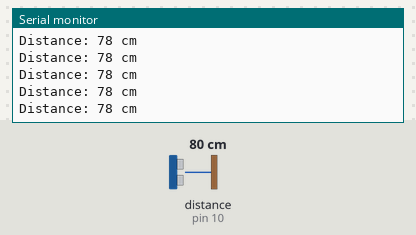
The sketch below on a simulated Arduino Uno, built with avr-gcc and run on an emulated ATmega328P. On the bench: the last lines printed to the serial monitor. Wiring (from diagram.json): ultrasonic range finder: trigger pin 9; echo pin 10. Inputs (shaded band) come from the test bench; at power-on: distance to the obstacle (sensor on pin 10) 80 cm. The echo pulse lasts 58.3 µs per cm.

Above: at 1.2 s.
1.3 s: distance to the obstacle (sensor on pin 10) set to 2 cm
At 1.38 s:
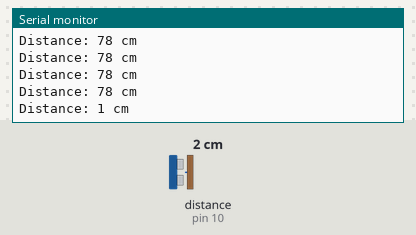
4.3 s: distance to the obstacle (sensor on pin 10) set to 250 cm
At 4.41 s:
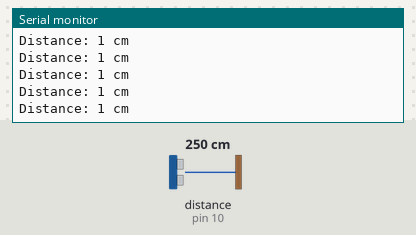
Timing chart, 0 to 7.3 s (numbered marks = the images above; inputs shaded):
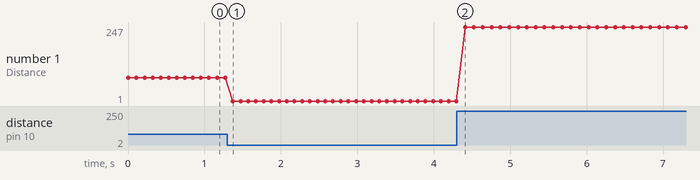

The sketch:

sketch.ino
```cpp
/*
Project: Distance measurement with HC-SR04 ultrasonic sensor
Author: Enrique A Gracian Castro
Day: 25/09/2025
Description:
Code to measure the distance to an object using the
HC-SR04 ultrasonic sensor and display the result on the
serial monitor.
*/

// Defines the pins for the ultrasonic sensor
const int trigPin = 9;
const int echoPin = 10;

// Defines variables for duration and distance
long duration;
int distance;

/*
Function to initialize variables and components
*/
void setup() {
  // Starts serial communication at 9600 baud to see the output
  Serial.begin(9600);

  // Configures the trigPin as OUTPUT and the echoPin as INPUT
  pinMode(trigPin, OUTPUT);
  pinMode(echoPin, INPUT);
}

/*
Function that runs repeatedly
*/
void loop() {
  // Clears the trigPin before sending the pulse
  digitalWrite(trigPin, LOW);
  delayMicroseconds(2);

  // Sends a 10 microsecond HIGH pulse to activate the sensor
  digitalWrite(trigPin, HIGH);
  delayMicroseconds(10);
  digitalWrite(trigPin, LOW);

  // Reads the duration of the echo pulse. pulseIn() returns the time in microseconds
  duration = pulseIn(echoPin, HIGH);

  // Calculates the distance based on the speed of sound
  // Speed of sound = 343 m/s = 0.0343 cm/microsecond
  // The sound wave travels to the object and back, so we divide the total duration by 2
  distance = duration * 0.034 / 2;

  // Displays the distance on the serial monitor
  Serial.print("Distance: ");
  Serial.print(distance);
  Serial.println(" cm");

  // Waits 100 milliseconds before the next measurement
  delay(100);
}
```

Measured:
- after the input at 1.3 s, the serial monitor: prints a new line after 0.07 s (image 1)
- plotted number 1: 78 → 1 after the input at 1.3 s, 1 → 247 after the input at 4.3 s
